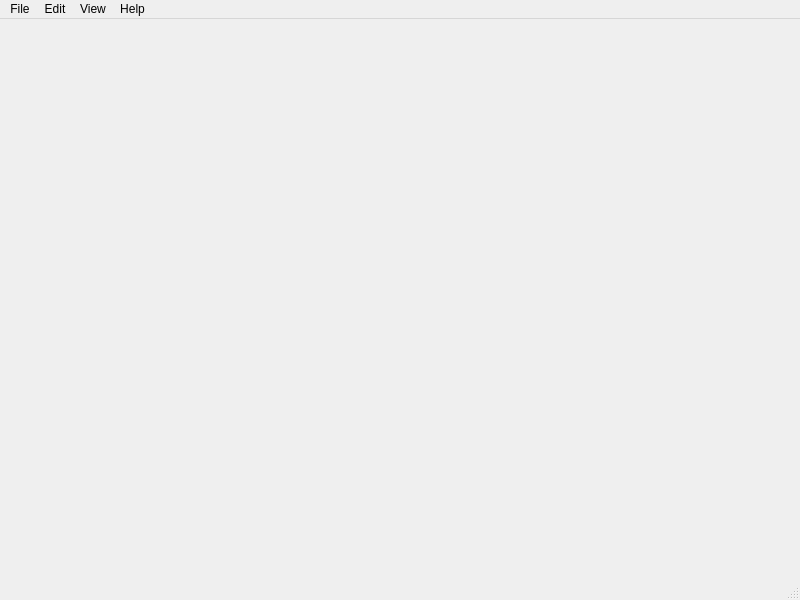
<?xml version="1.0" encoding="UTF-8"?>
<ui version="4.0">
 <class>MainWindow</class>
 <widget class="QMainWindow" name="MainWindow">
  <property name="geometry">
   <rect>
    <x>0</x>
    <y>0</y>
    <width>800</width>
    <height>600</height>
   </rect>
  </property>
  <property name="windowTitle">
   <string>MainWindow</string>
  </property>
  <widget class="QWidget" name="map_area">
   <property name="palette">
    <palette>
     <active>
      <colorrole role="Window">
       <brush brushstyle="SolidPattern">
        <color alpha="255">
         <red>173</red>
         <green>140</green>
         <blue>100</blue>
        </color>
       </brush>
      </colorrole>
     </active>
     <inactive>
      <colorrole role="Window">
       <brush brushstyle="SolidPattern">
        <color alpha="255">
         <red>173</red>
         <green>140</green>
         <blue>100</blue>
        </color>
       </brush>
      </colorrole>
     </inactive>
     <disabled>
      <colorrole role="Window">
       <brush brushstyle="SolidPattern">
        <color alpha="255">
         <red>173</red>
         <green>140</green>
         <blue>100</blue>
        </color>
       </brush>
      </colorrole>
     </disabled>
    </palette>
   </property>
  </widget>
  <widget class="QMenuBar" name="menubar">
   <property name="geometry">
    <rect>
     <x>0</x>
     <y>0</y>
     <width>800</width>
     <height>23</height>
    </rect>
   </property>
   <widget class="QMenu" name="file_menu">
    <property name="title">
     <string>File</string>
    </property>
    <addaction name="actionLoad_Map"/>
    <addaction name="actionQuit"/>
   </widget>
   <widget class="QMenu" name="menuView">
    <property name="title">
     <string>View</string>
    </property>
    <widget class="QMenu" name="menuMarkers">
     <property name="title">
      <string>Markers</string>
     </property>
     <addaction name="actionShow_Markers_labels"/>
     <addaction name="actionShow_Markers"/>
    </widget>
    <addaction name="actionReset"/>
    <addaction name="actionCenter"/>
    <addaction name="actionBackground_Color"/>
    <addaction name="actionStreets_Thickness"/>
    <addaction name="menuMarkers"/>
   </widget>
   <widget class="QMenu" name="menuAbout">
    <property name="title">
     <string>Help</string>
    </property>
    <addaction name="actionMapViewer"/>
   </widget>
   <widget class="QMenu" name="menuEdit">
    <property name="title">
     <string>Edit</string>
    </property>
    <addaction name="actionEGO"/>
    <addaction name="actionOTHER"/>
   </widget>
   <addaction name="file_menu"/>
   <addaction name="menuEdit"/>
   <addaction name="menuView"/>
   <addaction name="menuAbout"/>
  </widget>
  <widget class="QStatusBar" name="statusbar"/>
  <action name="actionLoad_Map">
   <property name="checkable">
    <bool>false</bool>
   </property>
   <property name="text">
    <string>Load Map</string>
   </property>
  </action>
  <action name="actionReset">
   <property name="text">
    <string>Reset</string>
   </property>
   <property name="toolTip">
    <string extracomment="reset the view">Reset</string>
   </property>
  </action>
  <action name="actionCenter">
   <property name="text">
    <string>Center</string>
   </property>
   <property name="toolTip">
    <string extracomment="move to map center">Center</string>
   </property>
  </action>
  <action name="actionBackground_Color">
   <property name="text">
    <string>Background Color</string>
   </property>
  </action>
  <action name="actionStreets_Thickness">
   <property name="text">
    <string>Streets Thickness</string>
   </property>
  </action>
  <action name="actionMapViewer">
   <property name="text">
    <string>About</string>
   </property>
   <property name="menuRole">
    <enum>QAction::AboutRole</enum>
   </property>
  </action>
  <action name="actionQuit">
   <property name="text">
    <string>Quit</string>
   </property>
   <property name="menuRole">
    <enum>QAction::QuitRole</enum>
   </property>
  </action>
  <action name="actionEGO">
   <property name="text">
    <string>EGO</string>
   </property>
  </action>
  <action name="actionOTHER">
   <property name="text">
    <string>OTHER</string>
   </property>
  </action>
  <action name="actionShow_Markers_labels">
   <property name="checkable">
    <bool>true</bool>
   </property>
   <property name="checked">
    <bool>false</bool>
   </property>
   <property name="text">
    <string>Show Markers labels</string>
   </property>
  </action>
  <action name="actionShow_Markers">
   <property name="checkable">
    <bool>true</bool>
   </property>
   <property name="checked">
    <bool>true</bool>
   </property>
   <property name="text">
    <string>Show Markers</string>
   </property>
  </action>
 </widget>
 <resources/>
 <connections/>
</ui>
